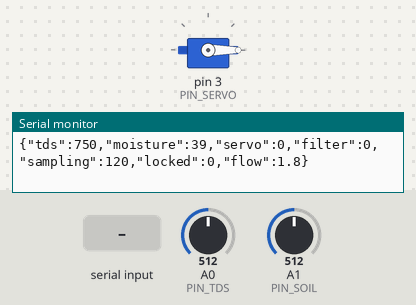
Bench run of a sketch on a simulated Arduino Uno, built with avr-gcc and run on an emulated ATmega328P. Shown: servo, the last lines printed to the serial monitor. Inputs (shaded band) come from the test bench; at power-on: A0 (PIN_TDS) = 512, A1 (PIN_SOIL) = 512.

Above: at 1.2 s.
1.3 s: "r\n" received over Serial
At 2.1 s:
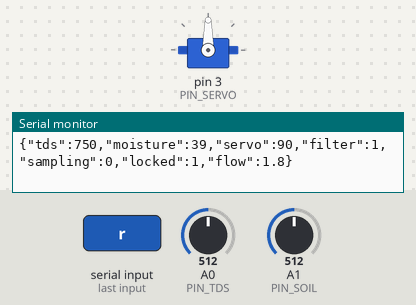
4.3 s: "r\n" received over the second serial link
At 4.9 s:
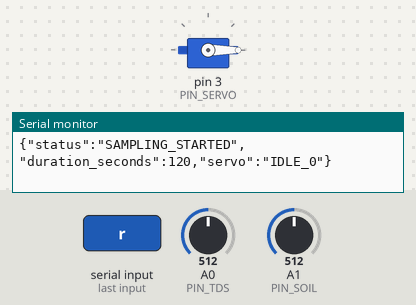
5.8 s: "R\n" received over the second serial link
At 6.6 s:
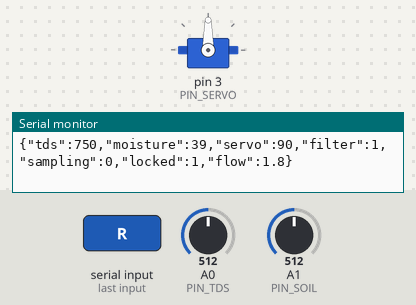
7.3 s: "c\n" received over Serial
At 8.5 s:
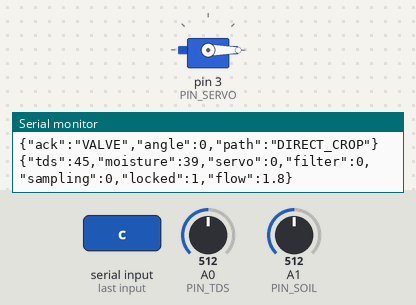
Timing chart, 0 to 9.8 s (numbered marks = the images above; inputs shaded):
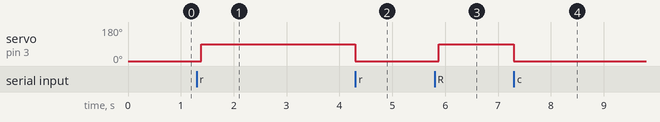

The sketch:

sketch.ino
```cpp
#include <Servo.h>
#include <SoftwareSerial.h>

// =========================================================================
// AgroFlow AI — Version 2.5 (Decisive Actuation at Sampling End)
// =========================================================================

const int PIN_TDS   = A0; // TDS Sensor
const int PIN_SOIL  = A1; // Soil Moisture Sensor (ALWAYS 100% LIVE)
const int PIN_SERVO = 3;  // SG90 Servo
const int PIN_BT_RX = 10; // HC-05 TX
const int PIN_BT_TX = 11; // HC-05 RX

SoftwareSerial btSerial(PIN_BT_RX, PIN_BT_TX);

const int TDS_CUTOFF = 490;

Servo diverterServo;
int currentServoAngle          = -1;
bool servoMoving               = false;
unsigned long servoMoveEndTime = 0;
unsigned long lastTelemetryTime = 0;

// --- 2-MINUTE (120 SECONDS) SAMPLING ENGINE ---
bool isSampling            = true;
unsigned long sampleStartTime = 0;
const unsigned long SAMPLE_DURATION = 120000; // 2 Minutes = 120,000 ms
int lockedTDS              = 0;
bool isLocked              = false;

void moveServoSmoothly(int targetAngle) {
  targetAngle = (targetAngle >= 45) ? 90 : 0;

  if (targetAngle != currentServoAngle) {
    currentServoAngle = targetAngle;
    if (!diverterServo.attached()) {
      diverterServo.attach(PIN_SERVO);
    }
    diverterServo.write(currentServoAngle);
    servoMoveEndTime = millis() + 500;
    servoMoving = true;
  }
}

void broadcastMessage(const String& msg) {
  Serial.println(msg);
  btSerial.println(msg);
}

// Start fresh 2-minute sampling window (Servo stays resting at 0°)
void startSampling() {
  isSampling = true;
  isLocked = false;
  sampleStartTime = millis();
  moveServoSmoothly(0); // Sampling ke dauran servo 0° par shaant rahega
  broadcastMessage(F("{\"status\":\"SAMPLING_STARTED\",\"duration_seconds\":120,\"servo\":\"IDLE_0\"}"));
}

void processCommand(String cmd) {
  cmd.trim();
  if (cmd.length() == 0) return;

  // 'r' = Refresh / Catch Again for 2 minutes!
  if (cmd == "r" || cmd == "R" || cmd == "CMD:REFRESH" || cmd == "CMD:RESET") {
    startSampling();
  }
  else if (cmd == "s" || cmd == "S" || cmd == "CMD:VALVE:90") {
    isSampling = false;
    isLocked = true;
    lockedTDS = 650;
    moveServoSmoothly(90);
    broadcastMessage(F("{\"ack\":\"VALVE\",\"angle\":90,\"path\":\"BIO_FILTER\"}"));
  }
  else if (cmd == "c" || cmd == "C" || cmd == "CMD:VALVE:0") {
    isSampling = false;
    isLocked = true;
    lockedTDS = 45;
    moveServoSmoothly(0);
    broadcastMessage(F("{\"ack\":\"VALVE\",\"angle\":0,\"path\":\"DIRECT_CROP\"}"));
  }
}

void setup() {
  Serial.begin(9600);
  btSerial.begin(9600);
  Serial.setTimeout(50);
  btSerial.setTimeout(50);

  moveServoSmoothly(0);
  startSampling(); // Startup par 2 minute sampling chalu
}

void loop() {
  unsigned long now = millis();

  // 1. Inbound Commands
  if (Serial.available() > 0) {
    String cmd = Serial.readStringUntil('\n');
    processCommand(cmd);
  }
  if (btSerial.available() > 0) {
    String cmd = btSerial.readStringUntil('\n');
    processCommand(cmd);
  }

  // 2. Auto-detach Servo (Zero hum & power safe)
  if (servoMoving && now >= servoMoveEndTime) {
    diverterServo.detach();
    servoMoving = false;
  }

  // 3. SOIL MOISTURE: 100% ALWAYS LIVE & NEVER LOCKED (VARY HOTA RAHEGA)
  int rawSoil = analogRead(PIN_SOIL);
  int soilMoisturePct = map(rawSoil, 650, 300, 0, 100);
  soilMoisturePct = constrain(soilMoisturePct, 0, 100);

  // 4. TDS SAMPLING & DECISIVE SERVO MOVEMENT AT THE END
  int currentTDS = 0;
  int secondsLeft = 0;

  if (isSampling) {
    unsigned long elapsed = now - sampleStartTime;
    if (elapsed < SAMPLE_DURATION) {
      secondsLeft = (SAMPLE_DURATION - elapsed) / 1000 + 1; // 120s countdown

      // Live read for display only
      int rawTDS = analogRead(PIN_TDS);
      currentTDS = map(rawTDS, 0, 1023, 0, 1500);
      if (currentTDS < 0) currentTDS = 0;

      // SAMPLING CHALTE WAQT SERVO BILKUL NAHI HILEGA!
      // (Servo 0° par chup-chap khada rahega)

    } else {
      // 2 MINUTES POORE HOGAYE -> AB SERVO EK HI BAAR FINAL ACTION LEGA!
      isSampling = false;
      isLocked = true;
      int rawTDS = analogRead(PIN_TDS);
      lockedTDS = map(rawTDS, 0, 1023, 0, 1500);
      if (lockedTDS < 0) lockedTDS = 0;

      currentTDS = lockedTDS;

      // FINAL EVALUATION & SINGLE DECISIVE MOVE:
      if (lockedTDS >= TDS_CUTOFF) {
        moveServoSmoothly(90); // Ganda paani -> Ek baar me 90° Filter!
      } else {
        moveServoSmoothly(0);  // Saaf paani -> 0° par hi rahega!
      }

      broadcastMessage(String("{\"alert\":\"DECISION_COMPLETE\",\"final_tds\":") + String(lockedTDS) +
                       ",\"servo\":" + String(currentServoAngle) + "}");
    }
  } else {
    // Locked State: Servo & TDS freeze at their final decided position
    currentTDS = lockedTDS;
  }

  // 5. Telemetry Broadcast (Every 1 Second)
  if (now - lastTelemetryTime >= 1000) {
    lastTelemetryTime = now;
    int filterActive = (currentServoAngle == 90) ? 1 : 0;

    String packet = String("{\"tds\":") + String(currentTDS) +
                    ",\"moisture\":" + String(soilMoisturePct) +
                    ",\"servo\":" + String(currentServoAngle) +
                    ",\"filter\":" + String(filterActive) +
                    ",\"sampling\":" + String(isSampling ? secondsLeft : 0) +
                    ",\"locked\":" + String(isLocked ? 1 : 0) +
                    ",\"flow\":1.8}";
    broadcastMessage(packet);
  }
}
```

Measured:
- after the input at 1.3 s, servo on pin 3 (PIN_SERVO): 0° → 90° after 0.08 s
- after the input at 4.3 s, servo on pin 3 (PIN_SERVO): 90° → 0° at once
- after the input at 5.8 s, servo on pin 3 (PIN_SERVO): 0° → 90° after 0.08 s
- after the input at 7.3 s, servo on pin 3 (PIN_SERVO): 90° → 0° at once
